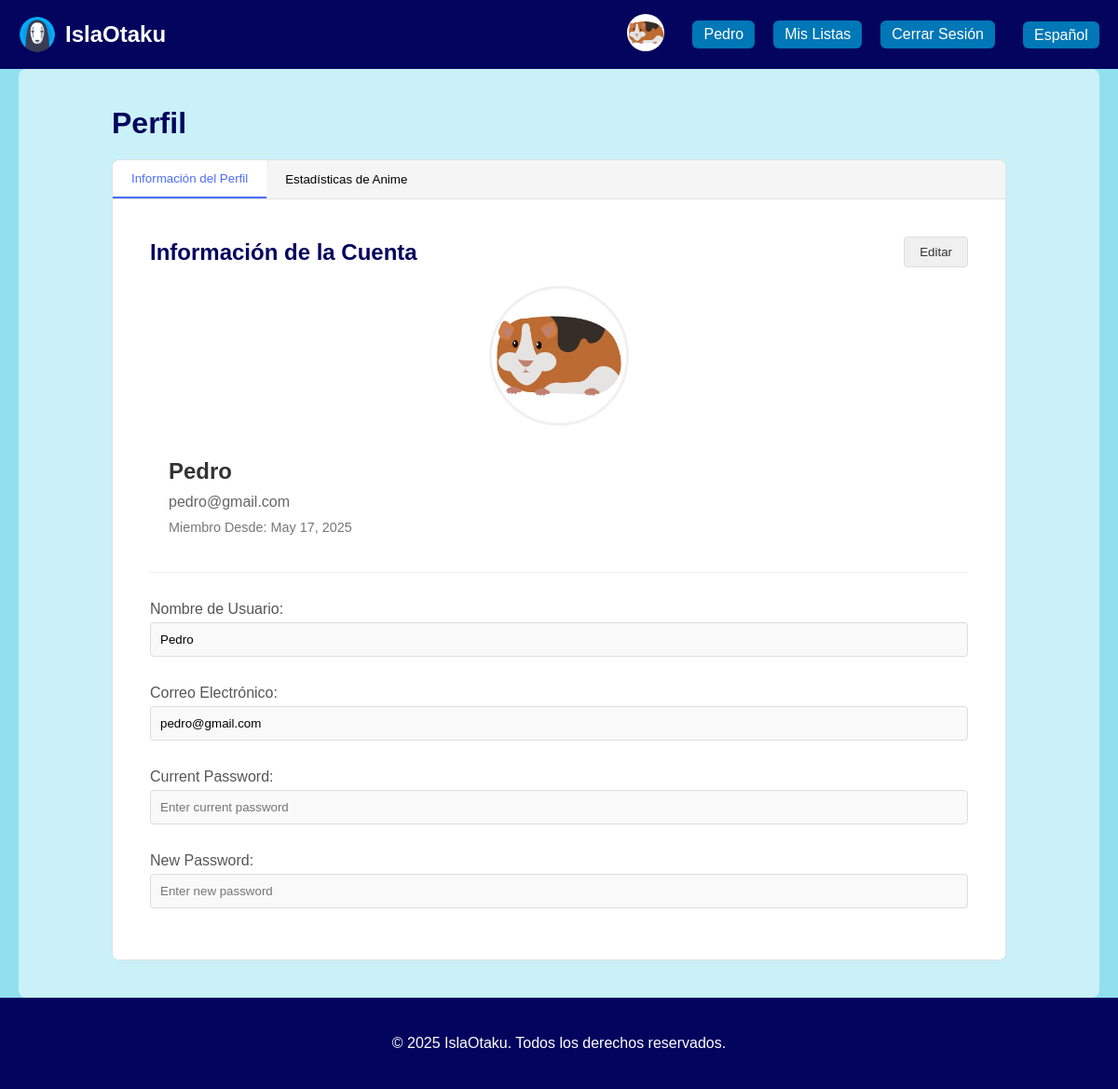
The page /index.php?content=profile (signed in) on the database its author committed.
### tables this page shows
CREATE TABLE `users` (
  `user_id` int(11) NOT NULL,
  `profile_picture` varchar(255) DEFAULT NULL,
  `name` varchar(100) NOT NULL,
  `email` varchar(100) NOT NULL,
  `password` varchar(100) NOT NULL,
  `registration_date` timestamp NOT NULL DEFAULT current_timestamp(),
  `role` enum('user','admin') NOT NULL DEFAULT 'user'
);

### controllers/userController.php (called while the page is built, shortened)
<?php
require_once(__DIR__ . '/../config/Database.php');
require_once(__DIR__ . '/../models/UserModel.php');
class UserController
{
    private $userModel;
    public function __construct()
    {
        $db = new Database();
        $this->userModel = new UserModel($db->getConnection());
    }
    public function isLoggedIn()
    {
        return isset($_SESSION['user_id']);
    }
    public function getCurrentUser()
    {
        return $this->userModel->getUserById($_SESSION['user_id']);
    }
    public function isSessionExpired()
    {
        return false;
    }
}
?>

### config/database.php (called while the page is built, shortened)
<?php
class Database {
    private $host = "localhost";
    private $db_name = "isla_otaku";
    private $username = "root";
    private $password = "";
    public function getConnection() {
        try {
            $this->conn = new PDO(
                "mysql:host=" . $this->host . ";dbname=" . $this->db_name,
                $this->username,
                $this->password,
                array(PDO::ATTR_ERRMODE => PDO::ERRMODE_EXCEPTION)
            );
            $this->conn->exec("set names utf8mb4");
            return $this->conn;
        } catch(PDOException $exception) {
            error_log("Database connection error: " . $exception->getMessage());
            echo "";
            return null;
        }
    }
}
?>

### models/userModel.php (called while the page is built, shortened)
<?php
class UserModel
{
    private $conn;
    public function __construct($databaseConnection)
    {
        $this->conn = $databaseConnection;
    }
    public function getUserById($userId)
    {
        $stmt = $this->conn->prepare("SELECT user_id, name, email, profile_picture, registration_date FROM Users WHERE user_id = :user_id");
        $stmt->bindParam(':user_id', $userId, PDO::PARAM_INT);
        $stmt->execute();
        return $stmt->fetch(PDO::FETCH_ASSOC);
    }
}
?>

### index.php (the view, shortened to what this page needs)
<?php
$lang = isset($_COOKIE['lang']) ? $_COOKIE['lang'] : 'es';
require_once(__DIR__ . '/controllers/UserController.php');
$userController = new UserController();
$content = isset($_GET['content']) ? $_GET['content'] : 'home';
$isLoggedIn = $userController->isLoggedIn();
$currentUser = $isLoggedIn ? $userController->getCurrentUser() : null;
$userName = $isLoggedIn ? $currentUser['name'] : '';
?>
<!DOCTYPE html>
<html lang="<?php echo $lang; ?>">
<head>
    <link rel="stylesheet" href="./public/css/globals.css">
    <link rel="stylesheet" href="./public/css/header.css">
    <link rel="stylesheet" href="./public/css/content.css">
    <link rel="stylesheet" href="./public/css/footer.css">
    <link rel="stylesheet" href="./public/css/login.css">
    <link rel="stylesheet" href="./public/css/register.css">
    <link rel="stylesheet" href="./public/css/hero.css">
    <?php if ($content === 'profile'): ?>
        <link rel="stylesheet" href="./public/css/profile.css">
    <?php endif; ?>
</head>
<body>
    <header class="header">
        <div class="header-container">
            <div class="logo-title">
                <a href="index.php" class="logo-link">
                    <img src="./public/images/icon.png" alt="Logo" class="logo-img">
                    <h1 class="title">IslaOtaku</h1>
                </a>
            </div>
            <nav class="nav">
                <?php if ($isLoggedIn): ?>
                    <div class="user-menu">
                        <a href="index.php?content=profile" class="user-btn">
                            <?php
                            $profilePicturePath = 'default.jpg';
                            if (isset($currentUser['profile_picture']) && !empty($currentUser['profile_picture'])) {
                                $profilePicturePath = $currentUser['profile_picture'];
                            }
                            ?>
                            <img src="./uploads/profilePictures/<?php echo htmlspecialchars($profilePicturePath); ?>"
                                alt="User" class="user-icon">
                        </a>
                        <a href="index.php?content=profile" class="nav-link user-btn">
                            <span class="username"><?php echo htmlspecialchars($userName); ?></span>
                        </a>
                        <a href="index.php?content=lists" class="nav-link my-lists-btn">
                            <?php echo $translations['my_lists'] ?? 'My Lists'; ?>
                        </a>
                        <a href="index.php?action=logout" class="nav-link logout-btn">
                            <?php echo $translations['logout']; ?>
                        </a>
                    </div>
                <?php else: ?>
                    <a href="index.php?content=login" class="nav-link"><?php echo $translations['login']; ?></a>
                    <a href="index.php?content=register" class="nav-link"><?php echo $translations['register']; ?></a>
                <?php endif; ?>
                <form action="" method="post" class="lang-form">
                    <select class="language-select" name="lang" onchange="this.form.submit()">
                        <option value="es" <?php echo ($lang == 'es') ? 'selected' : ''; ?>>Español</option>
                    </select>
                </form>
            </nav>
        </div>
    </header>
    <div class="content">
        <?php
        switch ($content) {
            case 'profile':
                include(__DIR__ . '/views/profile.php');
                break;
        }
        ?>
    </div>
    <footer class="footer">
        <div class="footer-container">
            <p>&copy; <?php echo date("Y"); ?> <?php echo $translations['rights_reserved']; ?></p>
        </div>
    </footer>
</body>
</html>

### views/profile.php (shortened to what this page needs)
<div class="profile-container">
    <h1><?php echo $translations['profile']; ?></h1>
    <div class="profile-tabs">
        <div class="tab-buttons">
            <button class="tab-button active" data-tab="profile-info"><?php echo $translations['profile_info'] ?? 'Profile Information'; ?></button>
            <button class="tab-button" data-tab="anime-stats"><?php echo $translations['anime_stats']; ?></button>
        </div>
        <div class="tab-content">
            <div class="tab-pane active" id="profile-info">
                <div class="profile-edit-container">
                    <div class="profile-header">
                        <h2><?php echo $translations['account_info']; ?></h2>
                        <button type="button" id="edit-profile-btn" class="edit-button">
                            <?php echo $translations['edit'] ?? 'Edit'; ?>
                        </button>
                    </div>
                    <div class="profile-section">
                        <div class="profile-picture-wrapper">
                            <div class="profile-picture-container">
                                <?php
                                $profilePicturePath = 'default.jpg';
                                if (isset($currentUser['profile_picture']) && !empty($currentUser['profile_picture'])) {
                                    $profilePicturePath = $currentUser['profile_picture'];
                                }
                                ?>
                                <img id="profile-image-preview"
                                     src="./uploads/profilePictures/<?php echo htmlspecialchars($profilePicturePath); ?>"
                                     alt="Profile Picture" class="profile-picture">
                            </div>
                        </div>
                        <div class="profile-info">
                            <h3><?php echo htmlspecialchars($currentUser['name']); ?></h3>
                            <p class="profile-email"><?php echo htmlspecialchars($currentUser['email']); ?></p>
                            <p class="profile-date">
                                <span class="label"><?php echo $translations['member_since']; ?>:</span>
                                <span class="value"><?php echo isset($currentUser['registration_date']) ? date('F j, Y', strtotime($currentUser['registration_date'])) : 'N/A'; ?></span>
                            </p>
                        </div>
                    </div>
                    <form id="profile-form" method="POST" class="profile-form">
                        <div class="form-fields">
                            <div class="form-field">
                                <label for="name"><?php echo $translations['username']; ?>:</label>
                                <input type="text" id="name" name="name"
                                       value="<?php echo htmlspecialchars($currentUser['name']); ?>"
                                       readonly class="profile-input">
                            </div>
                            <div class="form-field">
                                <label for="email"><?php echo $translations['email']; ?>:</label>
                                <input type="email" id="email" name="email"
                                       value="<?php echo htmlspecialchars($currentUser['email']); ?>"
                                       readonly class="profile-input">
                            </div>
                            <div class="form-field">
                                <label for="current_password"><?php echo $translations['current_password'] ?? 'Current Password'; ?>:</label>
                                <input type="password" id="current_password" name="current_password"
                                       readonly class="profile-input" placeholder="<?php echo $translations['enter_current_password'] ?? 'Enter current password'; ?>">
                            </div>
                            <div class="form-field">
                                <label for="new_password"><?php echo $translations['new_password'] ?? 'New Password'; ?>:</label>
                                <input type="password" id="new_password" name="new_password"
                                       readonly class="profile-input" placeholder="<?php echo $translations['enter_new_password'] ?? 'Enter new password'; ?>">
                            </div>
                        </div>
                    </form>
                </div>
            </div>
        </div>
    </div>
</div>

### public/css/globals.css (style rules this page uses)
:root { --primary: #03045E; --secondary: #0077B6; --accent: #00B4D8; --background: #90E0EF; --surface: #CAF0F8; --content: #FFFFFF; --onPrimary: #FFFFFF; --onSecondary: #FFFFFF; --onAccent: #03045E; --onBackground: #03045E; --font-family: 'Poppins', sans-serif; }
* { margin: 0; padding: 0; box-sizing: border-box; }
html { height: 100%; }
body { min-height: 100vh; display: flex; flex-direction: column; font-family: var(--font-family); background-color: var(--background); color: var(--onBackground); margin: 0; }
a { color: inherit; text-decoration: none; }

### public/css/header.css (style rules this page uses)
.header-container { display: flex; flex-wrap: wrap; background-color: var(--primary); color: var(--content); justify-content: space-between; align-items: center; padding: 15px 20px; margin: 0 auto; }
.logo-title { display: flex; align-items: center; }
.logo-link { display: flex; align-items: center; text-decoration: none; color: inherit; }
.logo-img { height: 40px; width: auto; margin-right: 10px; }
.title { font-size: 1.5rem; font-weight: bold; margin: 0; }
.nav { display: flex; align-items: center; }
.nav-link { color: var(--content); text-decoration: none; margin-left: 20px; font-weight: 500; transition: background-color 0.2s ease; padding: 6px 12px; border-radius: 6px; background-color: var(--secondary); }
.lang-form { margin-left: 20px; }
.language-select { -webkit-appearance: none; -moz-appearance: none; appearance: none; padding: 6px 12px; font-family: Poppins, sans-serif; border-radius: 6px; border: none; font-size: 16px; background-color: var(--secondary); color: var(--content); cursor: pointer; transition: background-color 0.2s ease; }
.user-menu { display: flex; align-items: center; margin-right: 10px; }
.user-icon { width: 40px; height: 40px; border-radius: 50%; object-fit: cover; margin-right: 10px; overflow: hidden; }
.logout-btn { background-color: var(--secondary); color: var(--content); padding: 6px 12px; border: none; border-radius: 6px; cursor: pointer; text-decoration: none; transition: background-color 0.2s ease; }

### public/css/content.css (style rules this page uses)
.content { flex: 1; margin: 0 20px; padding: 20px; background-color: var(--surface); color: var(--onSurface); border-radius: 8px; }

### public/css/footer.css (style rules this page uses)
.footer { background-color: var(--primary); color: var(--onPrimary); padding: 40px 16px; font-family: inherit; text-align: center; margin-top: auto; }
.footer-container { max-width: 1200px; margin: 0 auto; display: flex; flex-direction: column; align-items: center; justify-content: center; gap: 16px; }
.footer p { font-size: 1rem; color: var(--onPrimary); margin: 0; }

### rows shown on the page
users: profile_picture (placeholder picture), name "Pedro", email "pedro@gmail.com", registration_date "May 17, 2025"

### other values the page prints
$translations['my_lists'] "Mis Listas"
$translations['logout'] "Cerrar Sesión"
$translations['profile'] "Perfil"
$translations['profile_info'] "Información del Perfil"
$translations['anime_stats'] "Estadísticas de Anime"
$translations['account_info'] "Información de la Cuenta"
$translations['edit'] "Editar"
$translations['member_since'] "Miembro Desde"
$translations['username'] "Nombre de Usuario"
$translations['email'] "Correo Electrónico"
$translations['current_password'] "Current Password"
$translations['new_password'] "New Password"
$translations['rights_reserved'] "IslaOtaku. Todos los derechos reservados."
